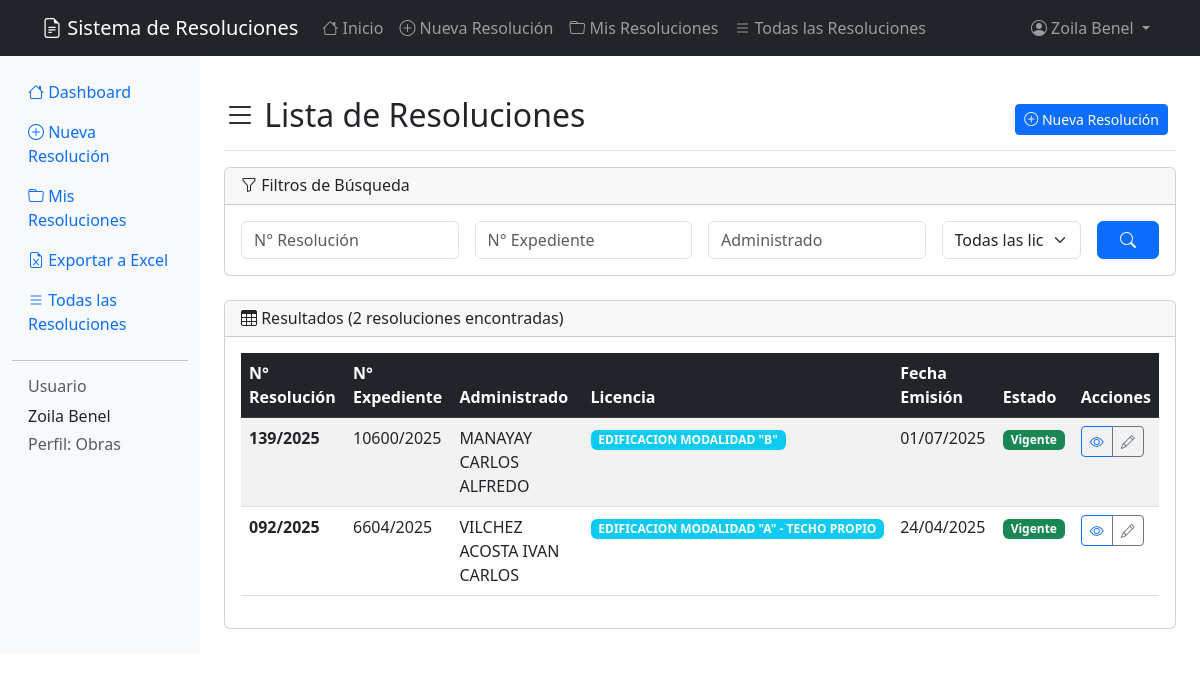
The app's page /resoluciones/ (signed in) with its own data.
### resoluciones/models.py (models this page shows, shortened)
class LicenciaUso(models.Model):
    nombre_licencia = models.CharField(max_length=100)
    uso_licencia = models.CharField(max_length=100)
    def __str__(self):
        return self.nombre_licencia
    class Meta:
        verbose_name = "Licencia de Uso"
        verbose_name_plural = "Licencias de Uso"

class Resolucion(models.Model):
    num_resolucion = models.CharField("N° Resolución", max_length=50, unique=True)
    num_expediente = models.CharField("N° Expediente", max_length=50, unique=True)
    num_recibo = models.CharField("N° Recibo", max_length=50, blank=True)
    fecha_emision = models.DateField()
    fecha_vencimiento = models.DateField()
    administrado = models.CharField(max_length=100)
    propietario = models.BooleanField(default=True)
    nombre_licencia = models.ForeignKey(LicenciaUso, on_delete=models.PROTECT)
    direccion = models.CharField(max_length=300, blank=True, default='')
    calle = models.CharField(max_length=200, blank=True, default='')
    usuario = models.ForeignKey(User, on_delete=models.CASCADE, related_name='resoluciones')
    class Meta:
        verbose_name = "Resolución"
        verbose_name_plural = "Resoluciones"
        ordering = ['-fecha_emision']

### resoluciones/views.py (the view)
# urls.py: path('resoluciones/', views.ResolucionListView.as_view(), name='lista_resoluciones'),
class ResolucionListView(LoginRequiredMixin, ListView):
    model = Resolucion
    template_name = 'resoluciones/lista_resoluciones.html'
    context_object_name = 'resoluciones'
    paginate_by = 10
    def get_queryset(self):
        queryset = Resolucion.objects.all()
        form = ResolucionFilterForm(self.request.GET)
        if form.is_valid():
            if form.cleaned_data['num_resolucion']:
                queryset = queryset.filter(
                    num_resolucion__icontains=form.cleaned_data['num_resolucion']
                )
            if form.cleaned_data['num_expediente']:
                queryset = queryset.filter(
                    num_expediente__icontains=form.cleaned_data['num_expediente']
                )
            if form.cleaned_data['administrado']:
                queryset = queryset.filter(
                    administrado__icontains=form.cleaned_data['administrado']
                )
            if form.cleaned_data['nombre_licencia']:
                queryset = queryset.filter(
                    nombre_licencia=form.cleaned_data['nombre_licencia']
                )
        return queryset.order_by('-fecha_emision')
    def get_context_data(self, **kwargs):
        context = super().get_context_data(**kwargs)
        context['filter_form'] = ResolucionFilterForm(self.request.GET)
        context['user_groups'] = [group.name for group in self.request.user.groups.all()]
        return context

### resoluciones/forms.py
class ResolucionFilterForm(forms.Form):
    num_resolucion = forms.CharField(
        max_length=50,
        required=False,
        widget=forms.TextInput(attrs={'class': 'form-control', 'placeholder': 'N° Resolución'})
    )
    num_expediente = forms.CharField(
        max_length=50,
        required=False,
        widget=forms.TextInput(attrs={'class': 'form-control', 'placeholder': 'N° Expediente'})
    )
    administrado = forms.CharField(
        max_length=100,
        required=False,
        widget=forms.TextInput(attrs={'class': 'form-control', 'placeholder': 'Administrado'})
    )
    nombre_licencia = forms.ModelChoiceField(
        queryset=LicenciaUso.objects.all(),
        required=False,
        empty_label="Todas las licencias",
        widget=forms.Select(attrs={'class': 'form-select'})
    )

### resoluciones/templates/resoluciones/lista_resoluciones.html (shortened to what this page needs)
{% extends 'resoluciones/base.html' %}
{% block content %}
<div class="d-flex justify-content-between flex-wrap flex-md-nowrap align-items-center pt-3 pb-2 mb-3 border-bottom">
    <h1 class="h2">
        <i class="bi bi-list"></i> {% if title %}{{ title }}{% else %}Lista de Resoluciones{% endif %}
    </h1>
    <div class="btn-toolbar mb-2 mb-md-0">
        <div class="btn-group me-2">
            {% for group in user_groups %}
                {% if group == 'Obras' %}
                    <a href="{% url 'crear_resolucion' %}" class="btn btn-sm btn-primary">
                        <i class="bi bi-plus-circle"></i> Nueva Resolución
                    </a>
                {% endif %}
            {% endfor %}
        </div>
    </div>
</div>
<div class="card mb-4">
    <div class="card-header">
        <h6 class="mb-0">
            <i class="bi bi-funnel"></i> Filtros de Búsqueda
        </h6>
    </div>
    <div class="card-body">
        <form method="get" class="row g-3">
            <div class="col-md-3">
                {{ filter_form.num_resolucion }}
            </div>
            <div class="col-md-3">
                {{ filter_form.num_expediente }}
            </div>
            <div class="col-md-3">
                {{ filter_form.administrado }}
            </div>
            <div class="col-md-2">
                {{ filter_form.nombre_licencia }}
            </div>
            <div class="col-md-1">
                <button type="submit" class="btn btn-primary w-100">
                    <i class="bi bi-search"></i>
                </button>
            </div>
        </form>
    </div>
</div>
<div class="card">
    <div class="card-header d-flex justify-content-between align-items-center">
        <h6 class="mb-0">
            <i class="bi bi-table"></i> Resultados
            {% if page_obj %}
                ({{ page_obj.paginator.count }} resoluciones encontradas)
            {% elif resoluciones %}
                ({{ resoluciones|length }} resoluciones encontradas)
            {% endif %}
        </h6>
    </div>
    <div class="card-body">
        {% if page_obj.object_list or resoluciones %}
            <div class="table-responsive">
                <table class="table table-striped table-hover">
                    <thead class="table-dark">
                        <tr>
                            <th>N° Resolución</th>
                            <th>N° Expediente</th>
                            <th>Administrado</th>
                            <th>Licencia</th>
                            <th>Fecha Emisión</th>
                            <th>Estado</th>
                            <th>Acciones</th>
                        </tr>
                    </thead>
                    <tbody>
                        {% for resolucion in page_obj.object_list|default:resoluciones %}
                        <tr>
                            <td>
                                <strong>{{ resolucion.num_resolucion }}</strong>
                            </td>
                            <td>{{ resolucion.num_expediente }}</td>
                            <td>{{ resolucion.administrado }}</td>
                            <td>
                                <span class="badge bg-info">{{ resolucion.nombre_licencia.nombre_licencia }}</span>
                            </td>
                            <td>{{ resolucion.fecha_emision|date:"d/m/Y" }}</td>
                            <td>
                                {% now "Y-m-d" as today %}
                                {% if resolucion.fecha_vencimiento|date:"Y-m-d" < today %}
                                    <span class="badge bg-danger">Vencida</span>
                                {% elif resolucion.fecha_vencimiento|date:"Y-m-d" == today %}
                                    <span class="badge bg-warning">Vence Hoy</span>
                                {% else %}
                                    <span class="badge bg-success">Vigente</span>
                                {% endif %}
                            </td>
                            <td>
                                <div class="btn-group" role="group">
                                    <a href="{% url 'detalle_resolucion' resolucion.pk %}"
                                       class="btn btn-sm btn-outline-primary"
                                       title="Ver detalle">
                                        <i class="bi bi-eye"></i>
                                    </a>
                                    {% for group in user_groups %}
                                        {% if group == 'Obras' %}
                                            <a href="{% url 'editar_resolucion' resolucion.pk %}"
                                               class="btn btn-sm btn-outline-secondary"
                                               title="Editar">
                                                <i class="bi bi-pencil"></i>
                                            </a>
                                        {% endif %}
                                    {% endfor %}
                                </div>
                            </td>
                        </tr>
                        {% endfor %}
                    </tbody>
                </table>
            </div>
        {% endif %}
    </div>
</div>
{% endblock %}

### resoluciones/templates/resoluciones/base.html (shortened to what this page needs)
<!DOCTYPE html>
<html lang="es">
<head>
    <link href="https://cdn.jsdelivr.net/npm/bootstrap@5.3.0/dist/css/bootstrap.min.css" rel="stylesheet">
    <link href="https://cdn.jsdelivr.net/npm/bootstrap-icons@1.7.2/font/bootstrap-icons.css" rel="stylesheet">
    <link rel="stylesheet" href="https://cdn.jsdelivr.net/npm/flatpickr/dist/flatpickr.min.css">
</head>
<body>
    <nav class="navbar navbar-expand-lg navbar-dark bg-dark">
        <div class="container">
            <a class="navbar-brand" href="{% url 'dashboard' %}">
                <i class="bi bi-file-earmark-text"></i> Sistema de Resoluciones
            </a>
            <div class="collapse navbar-collapse" id="navbarNav">
                <ul class="navbar-nav me-auto">
                    {% if user.is_authenticated %}
                        <li class="nav-item">
                            <a class="nav-link" href="{% url 'dashboard' %}">
                                <i class="bi bi-house"></i> Inicio
                            </a>
                        </li>
                        {% for group in user.groups.all %}
                            {% if group.name == 'Obras' %}
                                <li class="nav-item">
                                    <a class="nav-link" href="{% url 'crear_resolucion' %}">
                                        <i class="bi bi-plus-circle"></i> Nueva Resolución
                                    </a>
                                </li>
                                <li class="nav-item">
                                    <a class="nav-link" href="{% url 'mis_resoluciones' %}">
                                        <i class="bi bi-folder"></i> Mis Resoluciones
                                    </a>
                                </li>
                            {% endif %}
                        {% endfor %}
                        <li class="nav-item">
                            <a class="nav-link" href="{% url 'lista_resoluciones' %}">
                                <i class="bi bi-list"></i> Todas las Resoluciones
                            </a>
                        </li>
                    {% endif %}
                </ul>
                <ul class="navbar-nav">
                    {% if user.is_authenticated %}
                        <li class="nav-item dropdown">
                            <a class="nav-link dropdown-toggle" href="#" role="button" data-bs-toggle="dropdown">
                                <i class="bi bi-person-circle"></i> {{ user.get_full_name|default:user.username }}
                            </a>
                        </li>
                    {% endif %}
                </ul>
            </div>
        </div>
    </nav>
    <div class="container-fluid">
        <div class="row">
            {% if user.is_authenticated %}
                {% include 'resoluciones/includes/sidebar.html' %}
            {% endif %}
            <main class="{% if user.is_authenticated %}col-md-9 ms-sm-auto col-lg-10{% else %}col-12{% endif %} px-md-4">
                <div class="py-4">
                    {% block content %}{% endblock %}
                </div>
            </main>
        </div>
    </div>
</body>
</html>

### resoluciones/templates/resoluciones/includes/sidebar.html (shortened to what this page needs)
<nav class="col-md-3 col-lg-2 d-md-block bg-light sidebar">
    <div class="position-sticky pt-3">
        <ul class="nav flex-column">
            <li class="nav-item">
                <a class="nav-link active" href="{% url 'dashboard' %}">
                    <i class="bi bi-house"></i> Dashboard
                </a>
            </li>
            {% for group in user.groups.all %}
                {% if group.name == 'Obras' %}
                    <li class="nav-item">
                        <a class="nav-link" href="{% url 'crear_resolucion' %}">
                            <i class="bi bi-plus-circle"></i> Nueva Resolución
                        </a>
                    </li>
                    <li class="nav-item">
                        <a class="nav-link" href="{% url 'mis_resoluciones' %}">
                            <i class="bi bi-folder"></i> Mis Resoluciones
                        </a>
                    </li>
                    <li class="nav-item">
                        <a class="nav-link" href="{% url 'exportar_excel' %}">
                            <i class="bi bi-file-earmark-excel"></i> Exportar a Excel
                        </a>
                    </li>
                {% endif %}
            {% endfor %}
            <li class="nav-item">
                <a class="nav-link" href="{% url 'lista_resoluciones' %}">
                    <i class="bi bi-list"></i> Todas las Resoluciones
                </a>
            </li>
        </ul>
        <hr>
        <div class="px-3">
            <h6 class="sidebar-heading d-flex justify-content-between align-items-center text-muted">
                <span>Usuario</span>
            </h6>
            <p class="text-sm mb-1">{{ user.get_full_name|default:user.username }}</p>
            <p class="text-xs text-muted mb-0">
                Perfil:
                {% for group in user.groups.all %}
                    {{ group.name }}{% if not forloop.last %}, {% endif %}
                {% empty %}
                    Sin asignar
                {% endfor %}
            </p>
        </div>
    </div>
</nav>

### records on screen
LicenciaUso: nombre_licencia "Todas las licencias"
Resolucion: num_resolucion "139/2025", num_expediente "10600/2025", administrado "MANAYAY CARLOS ALFREDO", nombre_licencia.nombre_licencia "EDIFICACION MODALIDAD \"B\"", fecha_emision "01/07/2025", fecha_vencimiento "Vigente"
Resolucion: num_resolucion "092/2025", num_expediente "6604/2025", administrado "VILCHEZ ACOSTA IVAN CARLOS", nombre_licencia.nombre_licencia "EDIFICACION MODALIDAD \"A\" - TECHO PROPIO", fecha_emision "24/04/2025", fecha_vencimiento "Vigente"

### other values on screen
{{ user.get_full_name|default:user.username }} "Zoila Benel"
{{ group.name }} "Obras"
{{ page_obj.paginator.count }} "2"
